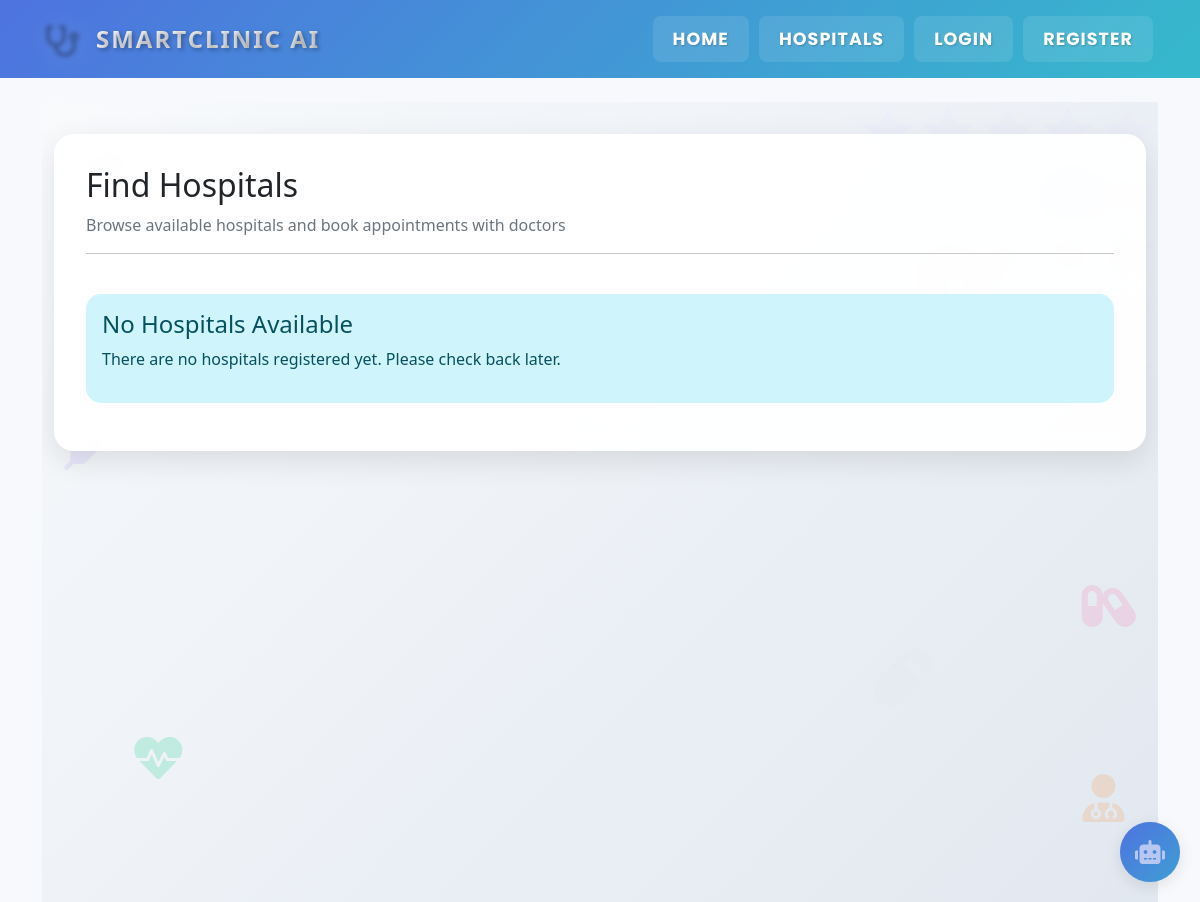
Page /hospitals on the earlier database version.
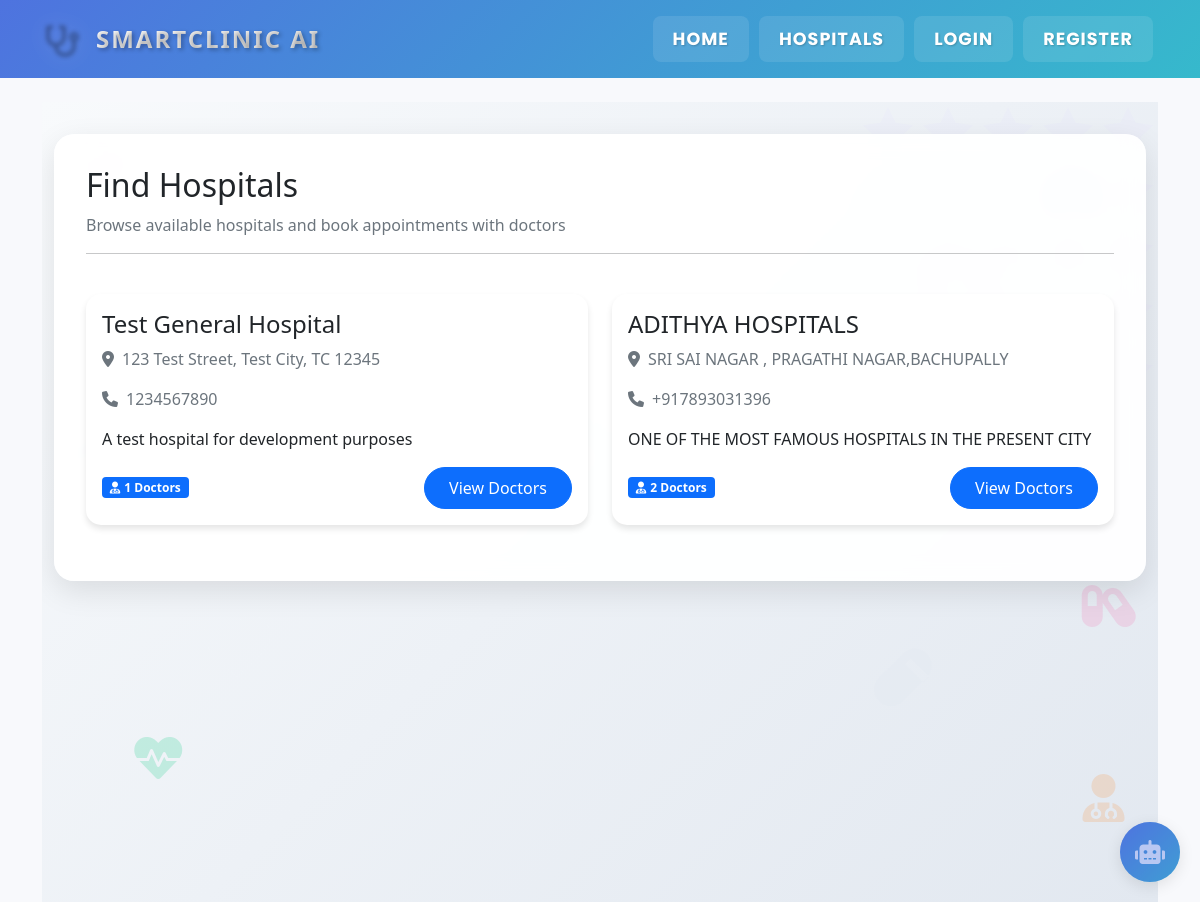
Same page on the later database version.
### app.py (models this page shows)
class Hospital(db.Model):
    id = db.Column(db.Integer, primary_key=True)
    name = db.Column(db.String(200), nullable=False)
    address = db.Column(db.String(500), nullable=False)
    contact = db.Column(db.String(20))
    admin_id = db.Column(db.Integer, db.ForeignKey('user.id'), nullable=False)
    description = db.Column(db.Text)
    doctors = db.relationship('Doctor', backref='hospital', lazy=True)
    appointments = db.relationship('Appointment', backref='hospital', lazy=True)

### app.py (the view)
@app.route('/hospitals')
def list_hospitals():
    hospitals = Hospital.query.all()
    return render_template('hospitals.html', hospitals=hospitals)

### templates/hospitals.html (shortened to what this page needs)
{% extends "base.html" %}
{% block content %}
<div class="hospitals-page">
    <div class="medical-corner-icons">
        <i class="fas fa-heartbeat medical-icon"></i>
        <i class="fas fa-user-md medical-icon"></i>
        <i class="fas fa-capsules medical-icon"></i>
    </div>
    <div class="container mt-4">
        <div class="hospitals-content">
            <div class="row mb-4">
                <div class="col-md-12">
                    <h2 class="hospitals-title-black">Find Hospitals</h2>
                    <p class="text-muted hospitals-subtitle-black">Browse available hospitals and book appointments with doctors</p>
                    <hr>
                </div>
            </div>
    {% if hospitals %}
    <div class="row">
        {% for hospital in hospitals %}
        <div class="col-md-6 mb-4">
            <div class="card h-100">
                <div class="card-body">
                    <h4 class="card-title">{{ hospital.name }}</h4>
                    <p class="text-muted">
                        <i class="fas fa-map-marker-alt me-2"></i>{{ hospital.address }}
                    </p>
                    <p class="text-muted">
                        <i class="fas fa-phone me-2"></i>{{ hospital.contact }}
                    </p>
                    {% if hospital.description %}
                    <p class="card-text">{{ hospital.description }}</p>
                    {% endif %}
                    <div class="d-flex justify-content-between align-items-center mt-3">
                        <span class="badge bg-primary">
                            <i class="fas fa-user-md me-1"></i>{{ hospital.doctors|length }} Doctors
                        </span>
                        <a href="{{ url_for('hospital_details', hospital_id=hospital.id) }}" class="btn btn-primary">
                            View Doctors
                        </a>
                    </div>
                </div>
            </div>
        </div>
        {% endfor %}
    </div>
    {% else %}
    <div class="alert alert-info">
        <h4>No Hospitals Available</h4>
        <p>There are no hospitals registered yet. Please check back later.</p>
    </div>
    {% endif %}
        </div>
    </div>
</div>
{% endblock %}

### templates/base.html (shortened to what this page needs)
<!DOCTYPE html>
<html lang="en">
<head>
    <link href="https://cdn.jsdelivr.net/npm/bootstrap@5.1.3/dist/css/bootstrap.min.css" rel="stylesheet">
    <link rel="stylesheet" href="https://cdnjs.cloudflare.com/ajax/libs/font-awesome/6.0.0/css/all.min.css">
    <link href="https://unpkg.com/aos@2.3.1/dist/aos.css" rel="stylesheet">
</head>
<body>
    <nav class="navbar navbar-expand-lg navbar-dark">
        <div class="container">
            <a class="navbar-brand" href="{{ url_for('index') }}">
                <i class="fas fa-stethoscope stethoscope-icon me-2"></i>SmartClinic AI
            </a>
            <div class="collapse navbar-collapse" id="navbarNav">
                <ul class="navbar-nav ms-auto">
                    <li class="nav-item">
                        <a class="nav-link" href="{{ url_for('index') }}">Home</a>
                    </li>
                    <li class="nav-item">
                        <a class="nav-link" href="{{ url_for('list_hospitals') }}">Hospitals</a>
                    </li>
                    {% if session.get('user_id') %}
                        <li class="nav-item">
                            {% if session.get('user_type') == 'patient' %}
                                <a class="nav-link" href="{{ url_for('patient_dashboard') }}">Dashboard</a>
                            {% elif session.get('user_type') == 'doctor' %}
                                <a class="nav-link" href="{{ url_for('doctor_dashboard') }}">Dashboard</a>
                            {% elif session.get('user_type') == 'hospital_admin' %}
                                <a class="nav-link" href="{{ url_for('hospital_dashboard') }}">Dashboard</a>
                            {% endif %}
                        </li>
                        <li class="nav-item">
                            <a class="nav-link" href="{{ url_for('logout') }}">Logout</a>
                        </li>
                    {% else %}
                        <li class="nav-item">
                            <a class="nav-link" href="{{ url_for('login') }}">Login</a>
                        </li>
                        <li class="nav-item">
                            <a class="nav-link" href="{{ url_for('register') }}">Register</a>
                        </li>
                    {% endif %}
                </ul>
            </div>
        </div>
    </nav>
    <div class="container mt-4">
        {% block content %}{% endblock %}
        <div class="chatbot-widget">
            <div class="chatbot-button" onclick="toggleChatbot()">
                <i class="fas fa-robot"></i>
                <span class="pulse"></span>
            </div>
        </div>
    </div>
    <link rel="stylesheet" href="https://unpkg.com/leaflet@1.9.4/dist/leaflet.css" />
</body>
</html>

### templates/base.html (style rules this page uses)
:root { --primary-color: #4e73df; --primary-rgb: 78, 115, 223; --info-color: #36b9cc; --success-color: #1cc88a; --warning-color: #f6c23e; --danger-color: #e74a3b; }
body { font-family: 'Segoe UI', Tahoma, Geneva, Verdana, sans-serif; background-color: #f8f9fc; }
.navbar { background: linear-gradient(135deg, var(--primary-color), var(--info-color)); padding: 1rem 0; }
.navbar-brand { font-size: 1.8rem; font-weight: 800; display: flex; align-items: center; gap: 0.5rem; text-transform: uppercase; letter-spacing: 2px; background: linear-gradient(135deg, #ffffff 0%, #e0e0e0 100%); -webkit-background-clip: text; -webkit-text-fill-color: transparent; background-clip: text; text-shadow: 2px 2px 4px rgba(0,0,0,0.3); transition: all 0.3s ease; }
.navbar-brand i { font-size: 2rem; color: #fff; filter: drop-shadow(0 0 10px rgba(255,255,255,0.5)); }
.navbar-brand .stethoscope-icon { animation: pulse 2s infinite; display: inline-block; }
.nav-link { color: #ffffff !important; font-weight: 700 !important; font-size: 1.1rem !important; font-family: 'Poppins', sans-serif !important; text-transform: uppercase; letter-spacing: 1px; padding: 10px 20px !important; margin: 0 5px; position: relative; transition: all 0.4s cubic-bezier(0.68, -0.55, 0.265, 1.55); background: rgba(255, 255, 255, 0.1); border-radius: 8px; text-shadow: 1px 1px 2px rgba(0,0,0,0.2); }
.nav-link::before { content: ''; position: absolute; bottom: 0; left: 50%; width: 0; height: 3px; background: #ffffff; transform: translateX(-50%); transition: width 0.4s ease; box-shadow: 0 0 10px rgba(255,255,255,0.5); }
.nav-item { animation: slideInDown 0.6s ease forwards; opacity: 0; }
.nav-item:nth-child(1) { animation-delay: 0.1s; }
.nav-item:nth-child(2) { animation-delay: 0.2s; }
.nav-item:nth-child(3) { animation-delay: 0.3s; }
.nav-item:nth-child(4) { animation-delay: 0.4s; }
.card { border: none; border-radius: 15px; box-shadow: 0 4px 6px rgba(0,0,0,0.1); transition: transform 0.3s ease, box-shadow 0.3s ease; }
.btn { border-radius: 30px; padding: 0.5rem 1.5rem; transition: all 0.3s ease; }
.chatbot-widget { position: fixed; bottom: 20px; right: 20px; z-index: 1000; }
.chatbot-button { width: 60px; height: 60px; background: linear-gradient(135deg, var(--primary-color), var(--info-color)); border-radius: 50%; display: flex; align-items: center; justify-content: center; cursor: pointer; box-shadow: 0 4px 15px rgba(0,0,0,0.1); position: relative; }
.chatbot-button i { font-size: 24px; color: white; }
.pulse { position: absolute; width: 100%; height: 100%; border-radius: 50%; background: rgba(var(--primary-rgb), 0.4); animation: pulse 2s infinite; }
body { padding-right: 0 !important; overflow-y: scroll; }
.navbar-brand { font-size: 1.5rem; font-weight: bold; }
.nav-link { font-weight: 500; }
.btn { transition: all 0.2s ease-in-out; position: relative; overflow: hidden; }
.card { transition: transform 0.2s ease-in-out, box-shadow 0.2s ease-in-out; }
body { padding-right: 0 !important; }
.btn { transition: all 0.2s ease-in-out; }

Differences in the rows shown:
added Hospital: name "Test General Hospital", address "123 Test Street, Test City, TC 12345", contact "1234567890", description "A test hospital for development purposes", doctors|length "1"
added Hospital: name "ADITHYA HOSPITALS", address "SRI SAI NAGAR , PRAGATHI NAGAR,BACHUPALLY", contact "+917893031396", description "ONE OF THE MOST FAMOUS HOSPITALS IN THE PRESENT CITY", doctors|length "2"
Other differences:
text no longer shown: "No Hospitals Available There are no hospitals registered yet. Please check back later."
